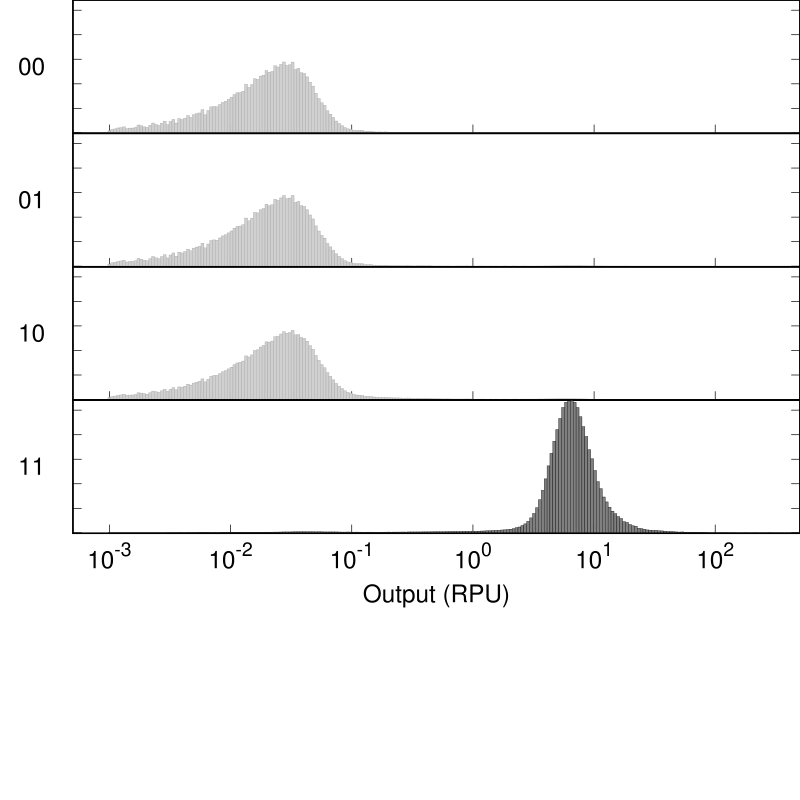

Generate this figure with gnuplot:
set output "demo001_A000_P3_PhlF_gate.eps"
set terminal postscript  eps  enhanced color "Helvetica, 35" size 8,8
reset
set xtics nomirror
set tics scale 2
set logscale x
set format y "" 
set format x "" 
set xtics (0.001, 0.01, 0.1, 0, 1, 10, 100)
set ytics 0.01
set border 15 lw 2
set lmargin 5
set bmargin 0
set rmargin 0
set tmargin 0
max=500 #max value
min=0.0005 #min value
set xrange [min:max]
set yrange [-0.0002:0.0541397]
set style fill solid 0.5 #fillstyle
set multiplot layout 6,1 rowsfirst
set ylabel "00" rotate by 0
plot "demo001_A000_P3_PhlF_gate.txt" u (10**$1):2 w boxes lc rgb "dark-gray" notitle
set ylabel "01" rotate by 0
plot "demo001_A000_P3_PhlF_gate.txt" u (10**$1):3 w boxes lc rgb "dark-gray" notitle
set ylabel "10" rotate by 0
plot "demo001_A000_P3_PhlF_gate.txt" u (10**$1):4 w boxes lc rgb "dark-gray" notitle
set ylabel "11" rotate by 0
set format x "10^{%T}" 
set xlabel "Output (RPU)" 
plot "demo001_A000_P3_PhlF_gate.txt" u (10**$1):5 w boxes lc rgb "black" notitle
unset multiplot
